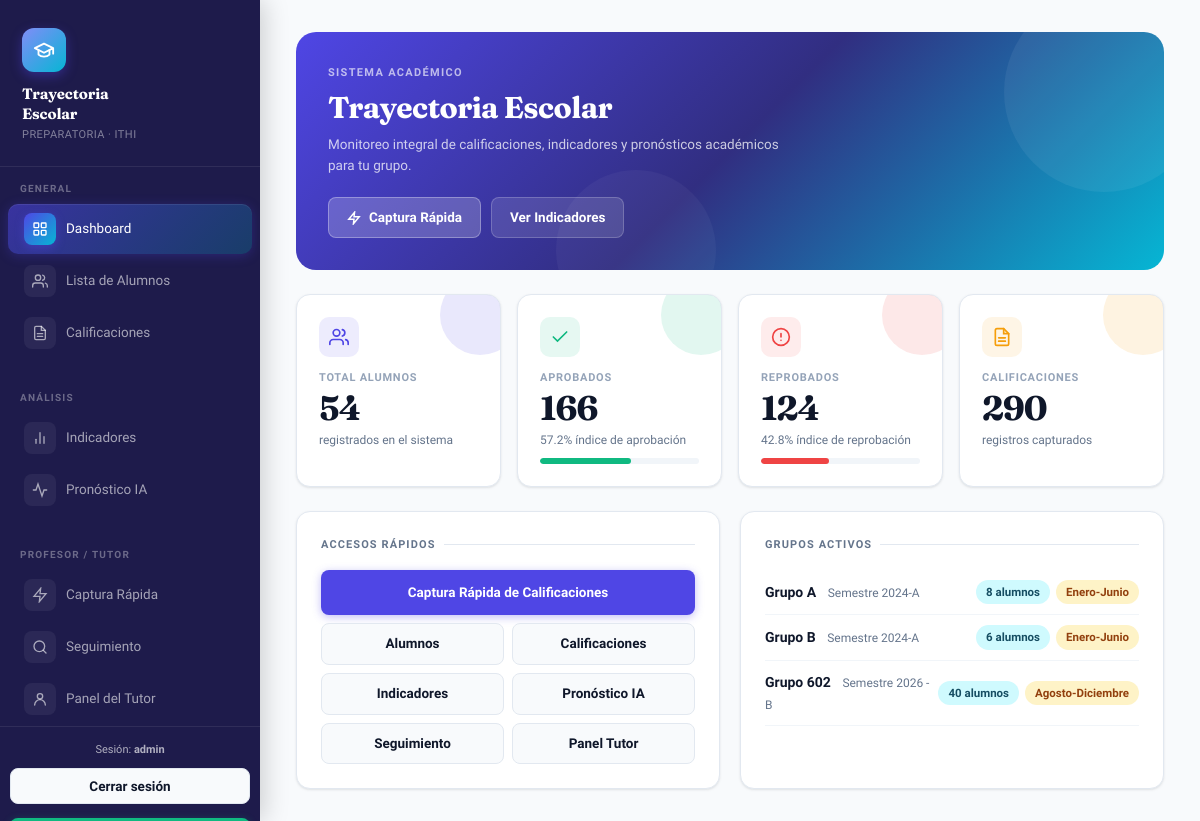
The app's page / (signed in) with its own data.
### escolar/models.py (models this page shows, shortened)
class Grupo(models.Model):
    nombre = models.CharField(max_length=10)
    semestre = models.ForeignKey(Semestre, on_delete=models.CASCADE, related_name='grupos')
    class Meta:
        verbose_name_plural = "Grupos"

class Semestre(models.Model):
    nombre = models.CharField(max_length=50)
    anio = models.IntegerField()
    periodo = models.CharField(max_length=20, choices=[('ENE-JUN', 'Enero-Junio'), ('AGO-DIC', 'Agosto-Diciembre')])
    class Meta:
        verbose_name_plural = "Semestres"
        ordering = ['-anio']

### escolar/views.py (the view)
# urls.py: path('', views.dashboard, name='dashboard'),
def dashboard(request):
    semestres = Semestre.objects.all()
    grupos = Grupo.objects.all()
    total_alumnos = Alumno.objects.count()
    total_calificaciones = Calificacion.objects.count()
    califs = list(Calificacion.objects.all())
    aprobados = sum(1 for c in califs if c.aprobado)
    reprobados = len(califs) - aprobados
    pct_ap = round(aprobados / len(califs) * 100, 1) if califs else 0
    pct_rep = round(reprobados / len(califs) * 100, 1) if califs else 0
    context = {
        'semestres': semestres, 'grupos': grupos,
        'total_alumnos': total_alumnos, 'total_calificaciones': total_calificaciones,
        'aprobados': aprobados, 'reprobados': reprobados,
        'pct_aprobacion': pct_ap, 'pct_reprobacion': pct_rep,
        'minimo': MINIMO,
    }
    return render(request, 'escolar/dashboard.html', context)

### escolar/models.py (called while the page is built)
    @property
    def promedio(self):
        return round((float(self.heteroevaluacion) + float(self.coevaluacion) + float(self.autoevaluacion)) / 3, 2)

    @property
    def aprobado(self):
        return self.promedio >= 7.0

### templates/escolar/dashboard.html (shortened to what this page needs)
{% extends 'escolar/base.html' %}
{% block content %}
<div class="hero-card">
  <div style="position:relative; z-index:1;">
    <div style="font-size:11px; font-weight:700; text-transform:uppercase; letter-spacing:.12em; opacity:.65; margin-bottom:8px;">Sistema académico</div>
    <h2 style="font-family:'Fraunces',serif; font-size:30px; font-weight:700; letter-spacing:-.02em; line-height:1.2; margin-bottom:8px;">Trayectoria Escolar</h2>
    <p style="opacity:.75; font-size:13.5px; max-width:480px; line-height:1.6;">Monitoreo integral de calificaciones, indicadores y pronósticos académicos para tu grupo.</p>
    <div style="display:flex; gap:10px; margin-top:20px; flex-wrap:wrap;">
      <a href="{% url 'captura_rapida' %}" class="btn" style="background:rgba(255,255,255,.2); color:white; border:1px solid rgba(255,255,255,.3); gap:8px;">
        <svg width="14" height="14" viewBox="0 0 24 24" fill="none" stroke="currentColor" stroke-width="2.5" stroke-linecap="round"><polygon points="13,2 3,14 12,14 11,22 21,10 12,10 13,2"/></svg>
        Captura Rápida
      </a>
      <a href="{% url 'indicadores' %}" class="btn" style="background:rgba(255,255,255,.12); color:white; border:1px solid rgba(255,255,255,.2);">
        Ver Indicadores
      </a>
    </div>
  </div>
</div>
<div class="stat-grid">
  <div class="stat-card sc-primary">
    <div class="stat-card-blob"></div>
    <div class="stat-icon">
      <svg width="20" height="20" viewBox="0 0 24 24" fill="none" stroke="currentColor" stroke-width="2" stroke-linecap="round"><path d="M17 21v-2a4 4 0 0 0-4-4H5a4 4 0 0 0-4 4v2"/><circle cx="9" cy="7" r="4"/><path d="M23 21v-2a4 4 0 0 0-3-3.87"/><path d="M16 3.13a4 4 0 0 1 0 7.75"/></svg>
    </div>
    <div class="stat-label">Total Alumnos</div>
    <div class="stat-value">{{ total_alumnos }}</div>
    <div class="stat-sub">registrados en el sistema</div>
  </div>
  <div class="stat-card sc-success">
    <div class="stat-card-blob"></div>
    <div class="stat-icon">
      <svg width="20" height="20" viewBox="0 0 24 24" fill="none" stroke="currentColor" stroke-width="2" stroke-linecap="round"><polyline points="20,6 9,17 4,12"/></svg>
    </div>
    <div class="stat-label">Aprobados</div>
    <div class="stat-value">{{ aprobados }}</div>
    <div class="stat-sub">{{ pct_aprobacion }}% índice de aprobación</div>
    <div class="progress-bar-wrap"><div class="progress-bar-fill" style="background:var(--success); width:0" data-pct="{{ pct_aprobacion }}"></div></div>
  </div>
  <div class="stat-card sc-danger">
    <div class="stat-card-blob"></div>
    <div class="stat-icon">
      <svg width="20" height="20" viewBox="0 0 24 24" fill="none" stroke="currentColor" stroke-width="2" stroke-linecap="round"><circle cx="12" cy="12" r="10"/><line x1="12" y1="8" x2="12" y2="12"/><line x1="12" y1="16" x2="12.01" y2="16"/></svg>
    </div>
    <div class="stat-label">Reprobados</div>
    <div class="stat-value">{{ reprobados }}</div>
    <div class="stat-sub">{{ pct_reprobacion }}% índice de reprobación</div>
    <div class="progress-bar-wrap"><div class="progress-bar-fill" style="background:var(--danger); width:0" data-pct="{{ pct_reprobacion }}"></div></div>
  </div>
  <div class="stat-card sc-amber">
    <div class="stat-card-blob"></div>
    <div class="stat-icon">
      <svg width="20" height="20" viewBox="0 0 24 24" fill="none" stroke="currentColor" stroke-width="2" stroke-linecap="round"><path d="M14 2H6a2 2 0 0 0-2 2v16a2 2 0 0 0 2 2h12a2 2 0 0 0 2-2V8z"/><polyline points="14,2 14,8 20,8"/><line x1="16" y1="13" x2="8" y2="13"/><line x1="16" y1="17" x2="8" y2="17"/></svg>
    </div>
    <div class="stat-label">Calificaciones</div>
    <div class="stat-value">{{ total_calificaciones }}</div>
    <div class="stat-sub">registros capturados</div>
  </div>
</div>
<div class="grid-2" style="gap:20px;">
  <div class="card">
    <div class="section-title">Accesos rápidos</div>
    <div style="display:grid; grid-template-columns:1fr 1fr; gap:8px;">
      <a href="{% url 'captura_rapida' %}" class="btn btn-primary" style="justify-content:center; grid-column:span 2; padding:12px;">Captura Rápida de Calificaciones</a>
      <a href="{% url 'lista_alumnos' %}" class="btn btn-secondary" style="justify-content:center;">Alumnos</a>
      <a href="{% url 'calificaciones' %}" class="btn btn-secondary" style="justify-content:center;">Calificaciones</a>
      <a href="{% url 'indicadores' %}" class="btn btn-secondary" style="justify-content:center;">Indicadores</a>
      <a href="{% url 'pronostico' %}" class="btn btn-secondary" style="justify-content:center;">Pronóstico IA</a>
      <a href="{% url 'seguimiento' %}" class="btn btn-secondary" style="justify-content:center;">Seguimiento</a>
      <a href="{% url 'profesor' %}" class="btn btn-secondary" style="justify-content:center;">Panel Tutor</a>
    </div>
  </div>
  <div class="card">
    <div class="section-title">Grupos activos</div>
    {% for grupo in grupos %}
    <div style="display:flex; align-items:center; justify-content:space-between; padding:10px 0; border-bottom:1px solid var(--border-light);">
      <div>
        <span style="font-weight:700;">Grupo {{ grupo.nombre }}</span>
        <span style="font-size:12px; color:var(--text-muted); margin-left:8px;">{{ grupo.semestre.nombre }}</span>
      </div>
      <div style="display:flex; gap:6px;">
        <span class="badge badge-cyan">{{ grupo.alumnos.count }} alumnos</span>
        <span class="badge badge-amber">{{ grupo.semestre.get_periodo_display }}</span>
      </div>
    </div>
    {% empty %}
    <div style="text-align:center; padding:24px; color:var(--text-muted);">
      <div style="margin-bottom:8px; font-size:13px;">Sin grupos registrados.</div>
      <a href="{% url 'profesor' %}" class="btn btn-primary btn-sm">Crear estructura</a>
    </div>
    {% endfor %}
  </div>
</div>
{% endblock %}

### templates/escolar/base.html (shortened to what this page needs)
<!DOCTYPE html>
<html lang="es">
<head>
  {% load static %}
  <link rel="stylesheet" href="{% static 'css/estilos.css' %}?v=20261005-capture-modal">
</head>
<body>
<nav class="sidebar" id="sidebar">
  <div class="sidebar-logo">
    <div class="sidebar-logo-icon">
      <svg width="22" height="22" viewBox="0 0 24 24" fill="none" stroke="white" stroke-width="2" stroke-linecap="round" stroke-linejoin="round">
        <path d="M22 10v6M2 10l10-5 10 5-10 5z"/>
        <path d="M6 12v5c3 3 9 3 12 0v-5"/>
      </svg>
    </div>
    <h1>Trayectoria<br>Escolar</h1>
    <span>Preparatoria · ITHI</span>
  </div>
  <div class="nav-group">
    <div class="nav-group-header">General</div>
    <a href="{% url 'dashboard' %}" class="nav-item {% if request.resolver_match.url_name == 'dashboard' %}active{% endif %}">
      <span class="nav-icon">
        <svg width="16" height="16" viewBox="0 0 24 24" fill="none" stroke="currentColor" stroke-width="2" stroke-linecap="round"><rect x="3" y="3" width="7" height="7" rx="1"/><rect x="14" y="3" width="7" height="7" rx="1"/><rect x="3" y="14" width="7" height="7" rx="1"/><rect x="14" y="14" width="7" height="7" rx="1"/></svg>
      </span>
      <span class="nav-label">Dashboard</span>
    </a>
    <a href="{% url 'lista_alumnos' %}" class="nav-item {% if request.resolver_match.url_name == 'lista_alumnos' %}active{% endif %}">
      <span class="nav-icon">
        <svg width="16" height="16" viewBox="0 0 24 24" fill="none" stroke="currentColor" stroke-width="2" stroke-linecap="round"><path d="M17 21v-2a4 4 0 0 0-4-4H5a4 4 0 0 0-4 4v2"/><circle cx="9" cy="7" r="4"/><path d="M23 21v-2a4 4 0 0 0-3-3.87M16 3.13a4 4 0 0 1 0 7.75"/></svg>
      </span>
      <span class="nav-label">Lista de Alumnos</span>
    </a>
    <a href="{% url 'calificaciones' %}" class="nav-item {% if request.resolver_match.url_name == 'calificaciones' %}active{% endif %}">
      <span class="nav-icon">
        <svg width="16" height="16" viewBox="0 0 24 24" fill="none" stroke="currentColor" stroke-width="2" stroke-linecap="round"><path d="M14 2H6a2 2 0 0 0-2 2v16a2 2 0 0 0 2 2h12a2 2 0 0 0 2-2V8z"/><polyline points="14,2 14,8 20,8"/><line x1="16" y1="13" x2="8" y2="13"/><line x1="16" y1="17" x2="8" y2="17"/></svg>
      </span>
      <span class="nav-label">Calificaciones</span>
    </a>
  </div>
  <div class="nav-group">
    <div class="nav-group-header">Análisis</div>
    <a href="{% url 'indicadores' %}" class="nav-item {% if request.resolver_match.url_name == 'indicadores' %}active{% endif %}">
      <span class="nav-icon">
        <svg width="16" height="16" viewBox="0 0 24 24" fill="none" stroke="currentColor" stroke-width="2" stroke-linecap="round"><line x1="18" y1="20" x2="18" y2="10"/><line x1="12" y1="20" x2="12" y2="4"/><line x1="6" y1="20" x2="6" y2="14"/></svg>
      </span>
      <span class="nav-label">Indicadores</span>
    </a>
    <a href="{% url 'pronostico' %}" class="nav-item {% if request.resolver_match.url_name == 'pronostico' %}active{% endif %}">
      <span class="nav-icon">
        <svg width="16" height="16" viewBox="0 0 24 24" fill="none" stroke="currentColor" stroke-width="2" stroke-linecap="round"><polyline points="22,12 18,12 15,21 9,3 6,12 2,12"/></svg>
      </span>
      <span class="nav-label">Pronóstico IA</span>
    </a>
  </div>
  <div class="nav-group">
    <div class="nav-group-header">Profesor / Tutor</div>
    <a href="{% url 'captura_rapida' %}" class="nav-item {% if request.resolver_match.url_name == 'captura_rapida' %}active{% endif %}">
      <span class="nav-icon">
        <svg width="16" height="16" viewBox="0 0 24 24" fill="none" stroke="currentColor" stroke-width="2" stroke-linecap="round"><polygon points="13,2 3,14 12,14 11,22 21,10 12,10 13,2"/></svg>
      </span>
      <span class="nav-label">Captura Rápida</span>
    </a>
    <a href="{% url 'seguimiento' %}" class="nav-item {% if request.resolver_match.url_name == 'seguimiento' %}active{% endif %}">
      <span class="nav-icon">
        <svg width="16" height="16" viewBox="0 0 24 24" fill="none" stroke="currentColor" stroke-width="2" stroke-linecap="round"><circle cx="11" cy="11" r="8"/><line x1="21" y1="21" x2="16.65" y2="16.65"/></svg>
      </span>
      <span class="nav-label">Seguimiento</span>
    </a>
    <a href="{% url 'profesor' %}" class="nav-item {% if request.resolver_match.url_name == 'profesor' %}active{% endif %}">
      <span class="nav-icon">
        <svg width="16" height="16" viewBox="0 0 24 24" fill="none" stroke="currentColor" stroke-width="2" stroke-linecap="round"><circle cx="12" cy="8" r="4"/><path d="M20 21a8 8 0 1 0-16 0"/></svg>
      </span>
      <span class="nav-label">Panel del Tutor</span>
    </a>
  </div>
  <div class="sidebar-footer">
    <div class="auth-user">Sesión: <strong>{{ request.user.get_username }}</strong></div>
    <form method="post" action="{% url 'logout' %}">
      <button type="submit" class="btn btn-secondary auth-logout">Cerrar sesión</button>
    </form>
  </div>
</nav>
<main class="main">
  {% block content %}{% endblock %}
</main>
</body>
</html>

### templates/escolar/base.html (style rules this page uses)
.sidebar { overflow-y: auto; overflow-x: hidden; }
.nav-group-header { display: flex; align-items: center; justify-content: space-between; padding: 14px 20px 5px; font-size: 10px; font-weight: 800; text-transform: uppercase; letter-spacing: .12em; color: rgba(255,255,255,.35); cursor: default; user-select: none; }
.nav-item { display: flex; align-items: center; gap: 10px; padding: 9px 16px; margin: 2px 8px; border-radius: 10px; color: rgba(255,255,255,.6); text-decoration: none; font-size: 13.5px; font-weight: 500; transition: all 0.2s cubic-bezier(.4,0,.2,1); position: relative; white-space: nowrap; overflow: hidden; }
.nav-item .nav-icon { width: 32px; height: 32px; border-radius: 8px; display: flex; align-items: center; justify-content: center; background: rgba(255,255,255,.06); flex-shrink: 0; transition: all 0.2s; }
.nav-item .nav-icon svg { stroke: currentColor; }
.nav-item.active { color: #fff; background: linear-gradient(135deg, rgba(79,70,229,.55), rgba(6,182,212,.22)); box-shadow: 0 2px 12px rgba(79,70,229,.28), inset 0 1px 0 rgba(255,255,255,.08); }
.nav-item.active .nav-icon { background: linear-gradient(135deg, #4f46e5, #06b6d4); box-shadow: 0 3px 10px rgba(79,70,229,.45); }
.nav-item.active::before { content: ''; position: absolute; left: -8px; top: 50%; transform: translateY(-50%); width: 3px; height: 18px; background: linear-gradient(to bottom, #818cf8, #06b6d4); border-radius: 0 3px 3px 0; }
.nav-label { flex: 1; }
.sidebar-footer { margin-top: auto; padding: 14px 10px 18px; border-top: 1px solid rgba(255,255,255,.08); }

### records on screen
Grupo: nombre "A", semestre.nombre "Semestre 2024-A", alumnos.count "8", semestre.periodo "Enero-Junio"
Grupo: nombre "B", semestre.nombre "Semestre 2024-A", alumnos.count "6", semestre.periodo "Enero-Junio"
Grupo: nombre "602", semestre.nombre "Semestre 2026 - B", alumnos.count "40", semestre.periodo "Agosto-Diciembre"

### other values on screen
{{ request.user.get_username }} "admin"
{{ total_alumnos }} "54"
{{ aprobados }} "166"
{{ pct_aprobacion }} "57.2"
{{ reprobados }} "124"
{{ pct_reprobacion }} "42.8"
{{ total_calificaciones }} "290"
